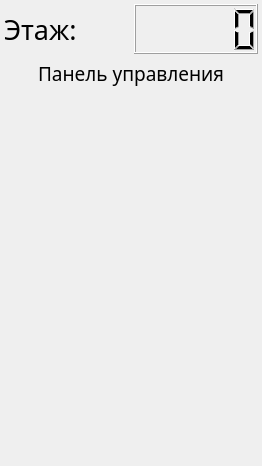
<?xml version="1.0" encoding="UTF-8"?>
<ui version="4.0">
 <class>Controller</class>
 <widget class="QWidget" name="Controller">
  <property name="geometry">
   <rect>
    <x>0</x>
    <y>0</y>
    <width>262</width>
    <height>466</height>
   </rect>
  </property>
  <property name="palette">
   <palette>
    <active/>
    <inactive/>
    <disabled/>
   </palette>
  </property>
  <property name="windowTitle">
   <string>Form</string>
  </property>
  <layout class="QGridLayout" name="gridLayout">
   <property name="leftMargin">
    <number>4</number>
   </property>
   <property name="topMargin">
    <number>4</number>
   </property>
   <property name="rightMargin">
    <number>4</number>
   </property>
   <property name="bottomMargin">
    <number>4</number>
   </property>
   <item row="2" column="0" colspan="2">
    <layout class="QHBoxLayout" name="horizontalLayout">
     <property name="topMargin">
      <number>0</number>
     </property>
     <item>
      <spacer name="horizontalSpacer_2">
       <property name="orientation">
        <enum>Qt::Horizontal</enum>
       </property>
       <property name="sizeType">
        <enum>QSizePolicy::MinimumExpanding</enum>
       </property>
       <property name="sizeHint" stdset="0">
        <size>
         <width>40</width>
         <height>20</height>
        </size>
       </property>
      </spacer>
     </item>
     <item>
      <layout class="QVBoxLayout" name="buttonsLayout">
       <property name="spacing">
        <number>25</number>
       </property>
      </layout>
     </item>
     <item>
      <spacer name="horizontalSpacer_3">
       <property name="orientation">
        <enum>Qt::Horizontal</enum>
       </property>
       <property name="sizeHint" stdset="0">
        <size>
         <width>40</width>
         <height>20</height>
        </size>
       </property>
      </spacer>
     </item>
     <item>
      <layout class="QVBoxLayout" name="buttonsLayout_2">
       <property name="spacing">
        <number>25</number>
       </property>
      </layout>
     </item>
     <item>
      <spacer name="horizontalSpacer">
       <property name="orientation">
        <enum>Qt::Horizontal</enum>
       </property>
       <property name="sizeType">
        <enum>QSizePolicy::MinimumExpanding</enum>
       </property>
       <property name="sizeHint" stdset="0">
        <size>
         <width>40</width>
         <height>20</height>
        </size>
       </property>
      </spacer>
     </item>
    </layout>
   </item>
   <item row="3" column="0" colspan="2">
    <spacer name="verticalSpacer">
     <property name="orientation">
      <enum>Qt::Vertical</enum>
     </property>
     <property name="sizeType">
      <enum>QSizePolicy::Expanding</enum>
     </property>
     <property name="sizeHint" stdset="0">
      <size>
       <width>20</width>
       <height>200</height>
      </size>
     </property>
    </spacer>
   </item>
   <item row="1" column="0" colspan="2">
    <widget class="QLabel" name="label">
     <property name="font">
      <font>
       <family>Yu Gothic UI Light</family>
       <pointsize>14</pointsize>
      </font>
     </property>
     <property name="text">
      <string>Панель управления</string>
     </property>
     <property name="textFormat">
      <enum>Qt::PlainText</enum>
     </property>
     <property name="scaledContents">
      <bool>false</bool>
     </property>
     <property name="alignment">
      <set>Qt::AlignCenter</set>
     </property>
    </widget>
   </item>
   <item row="0" column="1">
    <widget class="QLCDNumber" name="lcdNumber">
     <property name="minimumSize">
      <size>
       <width>0</width>
       <height>50</height>
      </size>
     </property>
    </widget>
   </item>
   <item row="0" column="0">
    <widget class="QLabel" name="label_2">
     <property name="font">
      <font>
       <family>Yu Gothic UI Light</family>
       <pointsize>20</pointsize>
      </font>
     </property>
     <property name="text">
      <string>Этаж:</string>
     </property>
    </widget>
   </item>
  </layout>
 </widget>
 <resources/>
 <connections/>
</ui>
